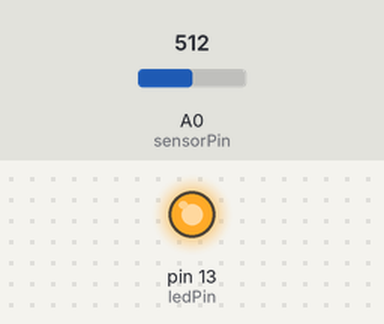
The sketch below on a simulated Arduino Uno, built with avr-gcc and run on an emulated ATmega328P. Shown: output pins drawn as LEDs (lit = HIGH). Inputs (shaded band) come from the test bench; at power-on: A0 (sensorPin) = 512.

Above: at 0.2 s.
Timing chart, 0 to 1.7 s (numbered marks = the images above):
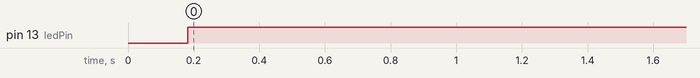

Measured:
- by itself, pin 13 (ledPin): LOW → HIGH at 0.18 s

The sketch:

arduinoTemperatureSensor.ino
```cpp
int sensorPin = A0;    // select the input pin for the potentiometer
int ledPin = 13;      // select the pin for the LED
int sensorValue = 0;  // variable to store the value coming from the sensor
int ctr = 1;
int sensortotal=0;
int maxTemp = 450;

void setup() {
  // declare the ledPin as an OUTPUT:
  pinMode(ledPin, OUTPUT);
  Serial.begin(9600);
}

void loop() {
  if (Serial.available() > 0) {
   // read the incoming tempsetting
   maxTemp = Serial.read();
  }
  // read the value from the sensor:
  sensorValue = analogRead(sensorPin);
  // turn the ledPin on
  //Serial.println(sensorValue);

  sensortotal += sensorValue;
  //Serial.println(sensortotal);
  if( ctr % 10 == 0)
  {

  sensorValue = sensortotal/10;
  //Serial.println(sensorValue);
  //the quick way
  // map it to the range of the analog out:
  int outputValue = 0;
  outputValue = map(sensorValue, maxTemp-20, maxTemp, 0, 255);
  // change the analog out value:
  analogWrite(ledPin, outputValue);

  //the dumb way
//  if(sensorValue <= maxTemp-20)
//  {
//    analogWrite(ledPin,0);
//  }
//  else if(sensorValue > maxTemp-20 && sensorValue <= maxTemp-17)
//  {
//    analogWrite(ledPin,30);
//  }
//  else if(sensorValue > maxTemp-17 && sensorValue <= maxTemp-14)
//  {
//    analogWrite(ledPin,60);
//  }
//  else if(sensorValue > maxTemp-14 && sensorValue <= maxTemp-11)
//  {
//    analogWrite(ledPin,100);
//  }
//  else if(sensorValue > maxTemp-11 && sensorValue <= maxTemp-8)
//  {
//    analogWrite(ledPin,125);
//  }
//  else if(sensorValue > maxTemp-8 && sensorValue <= maxTemp-5)
//  {
//    analogWrite(ledPin,170);
//  }
//  else if(sensorValue > maxTemp-5 && sensorValue<= maxTemp)
//  {
//    analogWrite(ledPin,205);
//  }
//  else if(sensorValue > maxTemp)
//  {
//    analogWrite(ledPin,250);
//  }

  sensortotal = 0;
  ctr = 0;
  }
  ctr += 1;
  delay(20);
}
```
